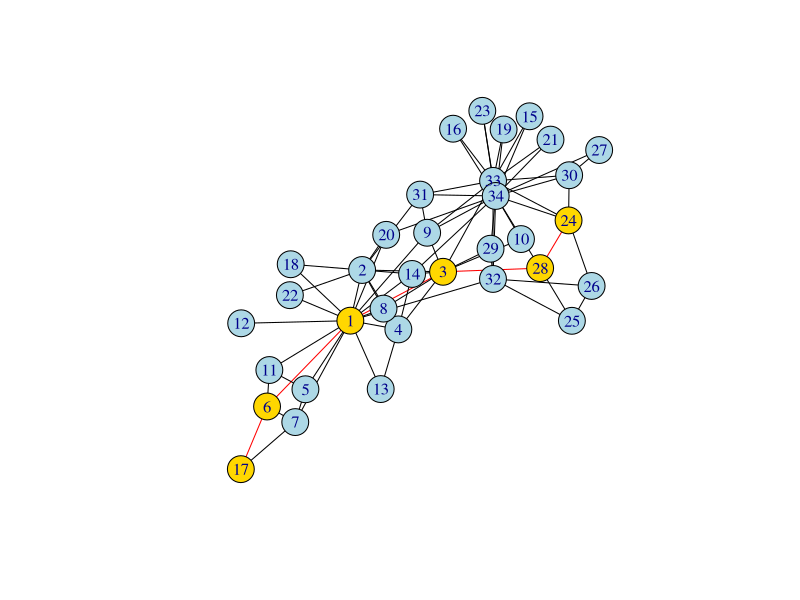
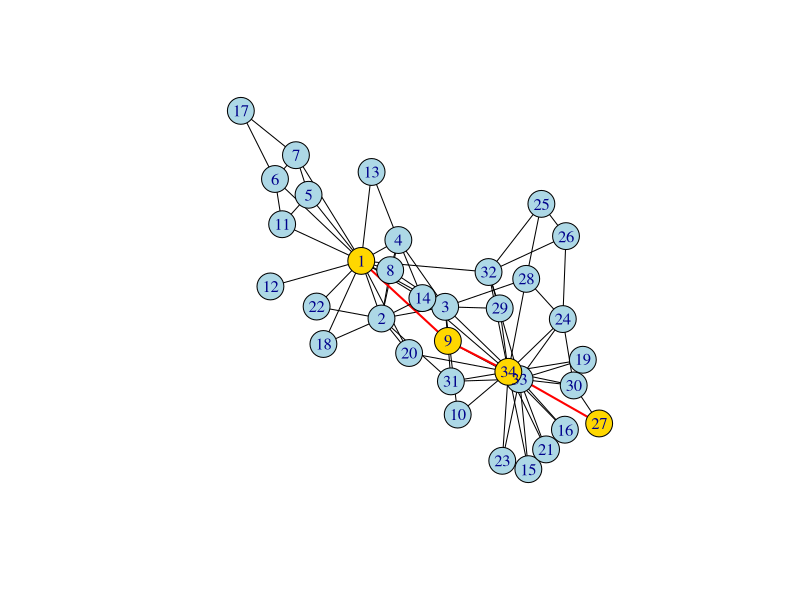
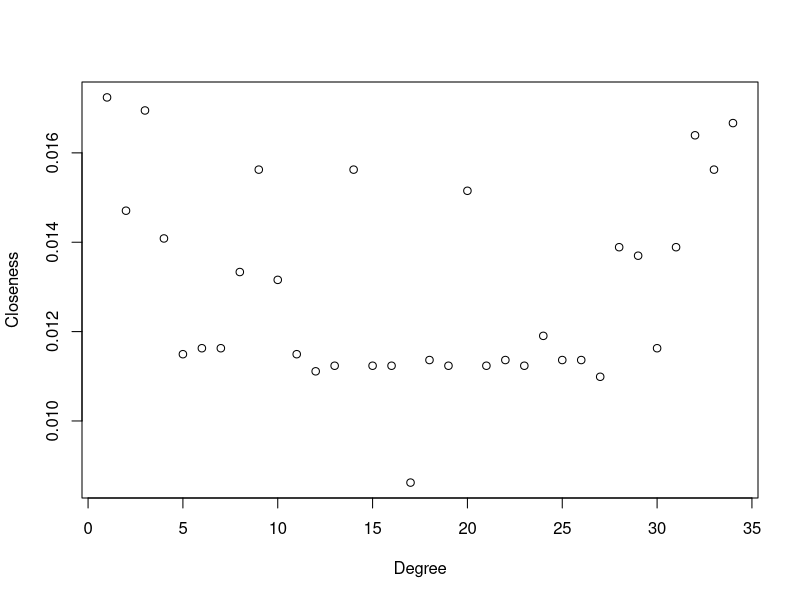
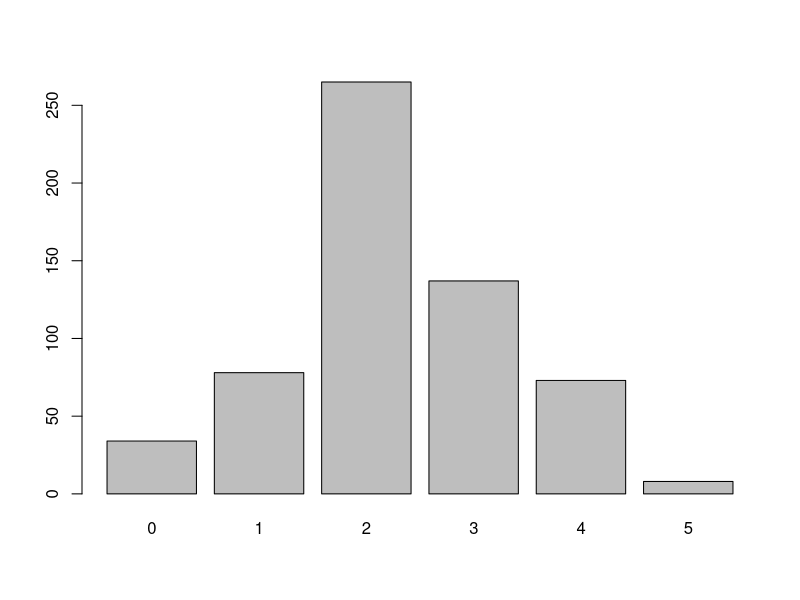

These figures' R source, in order:
df<-read.csv("../KarateClub.csv", header = F, sep = ";", dec = ",")
df

if (!require("igraph")) 
  install.packages("igraph")
library(igraph) # verze 1.0.1

g1 <- graph_from_data_frame(d = df, directed = F)

diameter(g1, directed = F) # diameter == longest shortest path, value
diam <- get_diameter(g1, directed = F) # vertices forming the first found path of a given length
as.vector(diam) # from an igraph class object to make a  vector
# plot
vcol <- rep("lightblue", vcount(g1))
vcol[diam] <- "gold"
ecol <- rep("black", ecount(g1)) #
ecol[E(g1, path = diam)] <- "red"

plot(g1, vertex.color = vcol, edge.color = ecol, edge.arrow.mode = 0)


mean_distance(g1, directed = F) 
# the distance matrix between all pairs of nodes of the graph
A <- distances(g1) 

# the path between the selected pair of vertices
path1 <- shortest_paths(g1, from = V(g1)["1"], to = V(g1)["27"], output = "both") # "both path" nodes and edges
ecol <- rep("black", ecount(g1))
ecol[unlist(path1$epath)] <- "red"

# We generate a width of edges forming the path
ew <- rep(1, ecount(g1))
ew[unlist(path1$epath)] <- 2

# We generate the color of the path vertexes
vcol <- rep("lightblue", vcount(g1))
vcol[unlist(path1$vpath)] <- "gold"
plot(g1, vertex.color = vcol, edge.color = ecol, edge.width = ew, edge.arrow.mode = 0)

# counted as 1 / sum (length of all paths from node i), caution the result is not sorted by id of node
centr <- closeness(g1, mode = "all", weights = NA) 

# counted as (n-1) / sum (length of all paths from node i), beware result is not sorted by id of node
centr_clo(g1, mode = "all", normalized = F)

# computed by our own function as n / sum (length of all paths from vertex i)
fce_clos <- function(x)
{
  cc <- numeric(34)
  souc <- 0
  for(i in 1: nrow(x))
  {
    
    cc[i] = 34 / (sum(A[i,]))
  }
  return(cc)
}

fce_clos(A)

plot(x = as.numeric(names(centr)), y = as.numeric(centr), xlab = "Degree", ylab = "Closeness")
names(which(centr == min(centr))) # find the node with the lowest centrality
names(which(centr == max(centr))) # highest


# own function for determining the frequency of individual path lengths (from the lower triangular matrix)
fce <- function(x)
{
  v <- numeric(max(x) + 1)
  for(i in 1: nrow(x))
  {
    for(j in 1 : i)  
    {
      v[A[i,j]+1] = v[A[i,j]+1]+1
    }
  }
  return(v)
}
# we could still modify it to avoid elements on the diagonal, that is, paths of length 0 ....

# we plot the frequency, we get it by our function
barplot(as.numeric(fce(A)), names.arg = c(0:max(A))) 

floyd <- function(dataFrame){
  adjecency_matrix <- matrix(data = .Machine$integer.max , nrow = max(df[1]), ncol = max(df[1]))
  for (row in 1:nrow(dataFrame)) {
     node1 <- dataFrame[row,1]
     node2 <- dataFrame[row,2]
     adjecency_matrix[node1,node2] <- 1
  }

  for(index in 1:nrow(adjecency_matrix)){
    adjecency_matrix[index,index] <- 0
  }
  
  for (k in 1:nrow(adjecency_matrix)) {
     for (i in 1:nrow(adjecency_matrix)) {
        for (j in 1:nrow(adjecency_matrix)) {
            dist1 <- adjecency_matrix[i,j]
            dist2 <- adjecency_matrix[i,k]
            dist3 <- adjecency_matrix[k,j]
            if (dist1 > dist2 + dist3) {
               adjecency_matrix[i,j] <- dist2 + dist3
            }
        }
     }
  }

  return(adjecency_matrix)
}